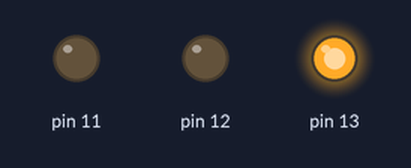
A sketch run on a simulated Arduino Uno, built with avr-gcc and run on an emulated ATmega328P. Parts: output pins drawn as LEDs (lit = HIGH).

Above: at 0.12 s.
At 0.62 s:
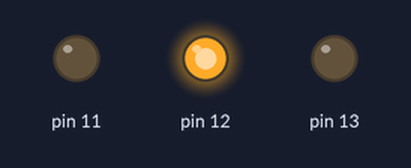
At 1.12 s:
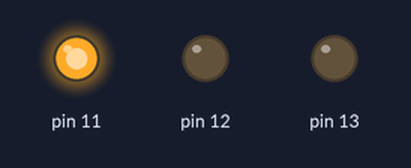
At 2.87 s:
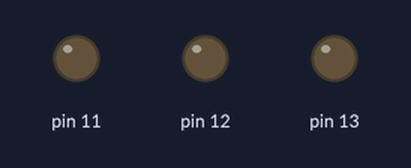
Timing chart, 0 to 3.5 s (numbered marks = the images above):
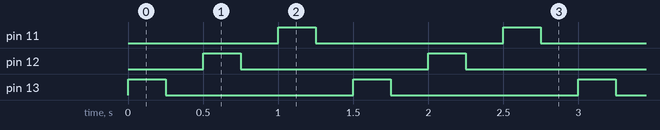

The sketch:

controlLED.ino
```cpp
int anispeed = 250;

void setup()
{
  pinMode(13, OUTPUT);
  pinMode(12, OUTPUT);
  pinMode(11, OUTPUT);
}

void loop()
{
  digitalWrite(13, HIGH);
  delay(anispeed); // Wait for anispeed millisecond(s)
  digitalWrite(13, LOW);
  delay(anispeed); // Wait for anispeed millisecond(s)
  digitalWrite(12, HIGH);
  delay(anispeed); // Wait for anispeed millisecond(s)
  digitalWrite(12, LOW);
  delay(anispeed); // Wait for anispeed millisecond(s)
  digitalWrite(11, HIGH);
  delay(anispeed); // Wait for anispeed millisecond(s)
  digitalWrite(11, LOW);
  delay(anispeed); // Wait for anispeed millisecond(s)
}
```

Measured:
- by itself, pin 11–13: alternates HIGH for 0.25 s and LOW for 1.3 s
- by itself, everything shown: repeats every 1.5 s, in 6 steps
